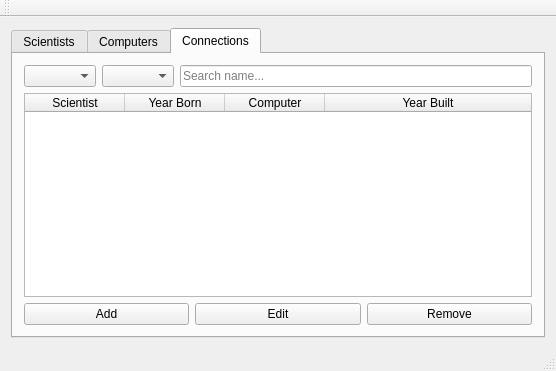
<?xml version="1.0" encoding="UTF-8"?>
<ui version="4.0">
 <class>MainWindow</class>
 <widget class="QMainWindow" name="MainWindow">
  <property name="geometry">
   <rect>
    <x>0</x>
    <y>0</y>
    <width>556</width>
    <height>371</height>
   </rect>
  </property>
  <property name="windowTitle">
   <string>Scientists and Computers</string>
  </property>
  <widget class="QWidget" name="centralWidget">
   <layout class="QVBoxLayout" name="verticalLayout">
    <item>
     <widget class="QTabWidget" name="tabWidget_choose_table">
      <property name="enabled">
       <bool>true</bool>
      </property>
      <property name="locale">
       <locale language="Icelandic" country="Iceland"/>
      </property>
      <property name="currentIndex">
       <number>2</number>
      </property>
      <widget class="QWidget" name="tab_scientist">
       <attribute name="title">
        <string>Scientists</string>
       </attribute>
       <layout class="QVBoxLayout" name="verticalLayout_2">
        <item>
         <layout class="QVBoxLayout" name="main_scientist">
          <item>
           <layout class="QHBoxLayout" name="header_scientist">
            <item>
             <widget class="QComboBox" name="dropdown_scientist_order"/>
            </item>
            <item>
             <widget class="QComboBox" name="dropdown_scientist_asc"/>
            </item>
            <item>
             <widget class="QLineEdit" name="search_scientist">
              <property name="locale">
               <locale language="Icelandic" country="Iceland"/>
              </property>
              <property name="text">
               <string/>
              </property>
              <property name="placeholderText">
               <string>Search name...</string>
              </property>
             </widget>
            </item>
           </layout>
          </item>
          <item>
           <widget class="QTableWidget" name="table_scientist">
            <property name="enabled">
             <bool>true</bool>
            </property>
            <property name="mouseTracking">
             <bool>false</bool>
            </property>
            <property name="locale">
             <locale language="Icelandic" country="Iceland"/>
            </property>
            <property name="editTriggers">
             <set>QAbstractItemView::NoEditTriggers</set>
            </property>
            <property name="alternatingRowColors">
             <bool>false</bool>
            </property>
            <property name="selectionBehavior">
             <enum>QAbstractItemView::SelectRows</enum>
            </property>
            <property name="showGrid">
             <bool>true</bool>
            </property>
            <property name="sortingEnabled">
             <bool>false</bool>
            </property>
            <attribute name="horizontalHeaderStretchLastSection">
             <bool>true</bool>
            </attribute>
            <attribute name="verticalHeaderVisible">
             <bool>false</bool>
            </attribute>
            <column>
             <property name="text">
              <string>Name</string>
             </property>
            </column>
            <column>
             <property name="text">
              <string>Sex</string>
             </property>
            </column>
            <column>
             <property name="text">
              <string>Year of Birth</string>
             </property>
            </column>
            <column>
             <property name="text">
              <string>Year of Death</string>
             </property>
            </column>
           </widget>
          </item>
          <item>
           <layout class="QHBoxLayout" name="footer_scientist">
            <item>
             <widget class="QPushButton" name="button_add_scientist">
              <property name="text">
               <string>Add</string>
              </property>
             </widget>
            </item>
            <item>
             <widget class="QPushButton" name="button_edit_scientist">
              <property name="enabled">
               <bool>false</bool>
              </property>
              <property name="text">
               <string>Edit</string>
              </property>
             </widget>
            </item>
            <item>
             <widget class="QPushButton" name="button_remove_scientist">
              <property name="enabled">
               <bool>false</bool>
              </property>
              <property name="text">
               <string>Remove</string>
              </property>
             </widget>
            </item>
           </layout>
          </item>
         </layout>
        </item>
       </layout>
      </widget>
      <widget class="QWidget" name="tab_computer">
       <attribute name="title">
        <string>Computers</string>
       </attribute>
       <layout class="QVBoxLayout" name="verticalLayout_3">
        <item>
         <layout class="QVBoxLayout" name="main_computer">
          <item>
           <layout class="QHBoxLayout" name="header_computer">
            <item>
             <widget class="QComboBox" name="dropdown_computer_order"/>
            </item>
            <item>
             <widget class="QComboBox" name="dropdown_computer_asc"/>
            </item>
            <item>
             <widget class="QLineEdit" name="search_computer">
              <property name="text">
               <string/>
              </property>
              <property name="echoMode">
               <enum>QLineEdit::Normal</enum>
              </property>
              <property name="placeholderText">
               <string>Search name...</string>
              </property>
             </widget>
            </item>
           </layout>
          </item>
          <item>
           <widget class="QTableWidget" name="table_computer">
            <property name="editTriggers">
             <set>QAbstractItemView::NoEditTriggers</set>
            </property>
            <property name="selectionBehavior">
             <enum>QAbstractItemView::SelectRows</enum>
            </property>
            <property name="sortingEnabled">
             <bool>false</bool>
            </property>
            <attribute name="horizontalHeaderShowSortIndicator" stdset="0">
             <bool>false</bool>
            </attribute>
            <attribute name="horizontalHeaderStretchLastSection">
             <bool>true</bool>
            </attribute>
            <column>
             <property name="text">
              <string>Name</string>
             </property>
            </column>
            <column>
             <property name="text">
              <string>Type</string>
             </property>
            </column>
            <column>
             <property name="text">
              <string>Year built</string>
             </property>
            </column>
            <column>
             <property name="text">
              <string>Was built</string>
             </property>
            </column>
           </widget>
          </item>
          <item>
           <layout class="QHBoxLayout" name="footer_computer">
            <item>
             <widget class="QPushButton" name="button_add_computer">
              <property name="text">
               <string>Add</string>
              </property>
             </widget>
            </item>
            <item>
             <widget class="QPushButton" name="button_edit_computer">
              <property name="enabled">
               <bool>false</bool>
              </property>
              <property name="text">
               <string>Edit</string>
              </property>
             </widget>
            </item>
            <item>
             <widget class="QPushButton" name="button_remove_computer">
              <property name="enabled">
               <bool>false</bool>
              </property>
              <property name="text">
               <string>Remove</string>
              </property>
             </widget>
            </item>
           </layout>
          </item>
         </layout>
        </item>
       </layout>
      </widget>
      <widget class="QWidget" name="tab_connection">
       <attribute name="title">
        <string>Connections</string>
       </attribute>
       <layout class="QVBoxLayout" name="verticalLayout_5">
        <item>
         <layout class="QVBoxLayout" name="main_connection">
          <item>
           <layout class="QHBoxLayout" name="header_connection">
            <item>
             <widget class="QComboBox" name="dropdown_connection_order"/>
            </item>
            <item>
             <widget class="QComboBox" name="dropdown_connection_asc"/>
            </item>
            <item>
             <widget class="QLineEdit" name="search_connection">
              <property name="placeholderText">
               <string>Search name...</string>
              </property>
             </widget>
            </item>
           </layout>
          </item>
          <item>
           <widget class="QTableWidget" name="table_connection">
            <property name="autoFillBackground">
             <bool>false</bool>
            </property>
            <property name="editTriggers">
             <set>QAbstractItemView::NoEditTriggers</set>
            </property>
            <property name="selectionBehavior">
             <enum>QAbstractItemView::SelectRows</enum>
            </property>
            <property name="sortingEnabled">
             <bool>true</bool>
            </property>
            <attribute name="horizontalHeaderStretchLastSection">
             <bool>true</bool>
            </attribute>
            <column>
             <property name="text">
              <string>Scientist</string>
             </property>
            </column>
            <column>
             <property name="text">
              <string>Year Born</string>
             </property>
            </column>
            <column>
             <property name="text">
              <string>Computer</string>
             </property>
            </column>
            <column>
             <property name="text">
              <string>Year Built</string>
             </property>
            </column>
           </widget>
          </item>
          <item>
           <layout class="QHBoxLayout" name="footer_connection">
            <item>
             <widget class="QPushButton" name="button_add_connection">
              <property name="text">
               <string>Add</string>
              </property>
             </widget>
            </item>
            <item>
             <widget class="QPushButton" name="button_edit_connection">
              <property name="text">
               <string>Edit</string>
              </property>
             </widget>
            </item>
            <item>
             <widget class="QPushButton" name="button_remove_connection">
              <property name="text">
               <string>Remove</string>
              </property>
             </widget>
            </item>
           </layout>
          </item>
         </layout>
        </item>
       </layout>
      </widget>
     </widget>
    </item>
   </layout>
  </widget>
  <widget class="QMenuBar" name="menuBar">
   <property name="geometry">
    <rect>
     <x>0</x>
     <y>0</y>
     <width>556</width>
     <height>26</height>
    </rect>
   </property>
  </widget>
  <widget class="QToolBar" name="mainToolBar">
   <property name="enabled">
    <bool>true</bool>
   </property>
   <attribute name="toolBarArea">
    <enum>TopToolBarArea</enum>
   </attribute>
   <attribute name="toolBarBreak">
    <bool>false</bool>
   </attribute>
  </widget>
  <widget class="QStatusBar" name="statusBar"/>
 </widget>
 <layoutdefault spacing="6" margin="11"/>
 <tabstops>
  <tabstop>tabWidget_choose_table</tabstop>
  <tabstop>dropdown_scientist_order</tabstop>
  <tabstop>dropdown_scientist_asc</tabstop>
  <tabstop>search_scientist</tabstop>
  <tabstop>table_scientist</tabstop>
  <tabstop>button_add_scientist</tabstop>
  <tabstop>button_edit_scientist</tabstop>
  <tabstop>button_remove_scientist</tabstop>
  <tabstop>dropdown_computer_order</tabstop>
  <tabstop>dropdown_computer_asc</tabstop>
  <tabstop>search_computer</tabstop>
  <tabstop>table_computer</tabstop>
  <tabstop>button_add_computer</tabstop>
  <tabstop>button_edit_computer</tabstop>
  <tabstop>button_remove_computer</tabstop>
  <tabstop>dropdown_connection_order</tabstop>
  <tabstop>dropdown_connection_asc</tabstop>
  <tabstop>search_connection</tabstop>
  <tabstop>table_connection</tabstop>
  <tabstop>button_add_connection</tabstop>
  <tabstop>button_edit_connection</tabstop>
  <tabstop>button_remove_connection</tabstop>
 </tabstops>
 <resources/>
 <connections/>
</ui>
